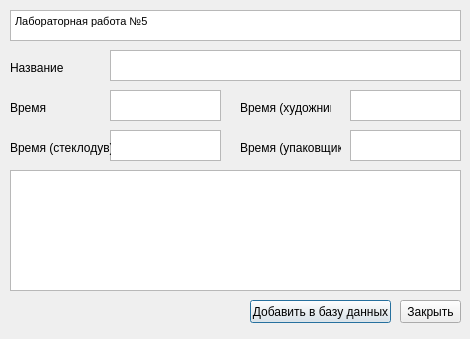
<?xml version="1.0" encoding="UTF-8"?>
<ui version="4.0">
 <class>Dialog</class>
 <widget class="QDialog" name="Dialog">
  <property name="geometry">
   <rect>
    <x>0</x>
    <y>0</y>
    <width>470</width>
    <height>339</height>
   </rect>
  </property>
  <property name="windowTitle">
   <string>Dialog</string>
  </property>
  <widget class="QTextEdit" name="textEdit">
   <property name="geometry">
    <rect>
     <x>10</x>
     <y>10</y>
     <width>451</width>
     <height>31</height>
    </rect>
   </property>
   <property name="html">
    <string>&lt;!DOCTYPE HTML PUBLIC &quot;-//W3C//DTD HTML 4.0//EN&quot; &quot;http://www.w3.org/TR/REC-html40/strict.dtd&quot;&gt;
&lt;html&gt;&lt;head&gt;&lt;meta name=&quot;qrichtext&quot; content=&quot;1&quot; /&gt;&lt;style type=&quot;text/css&quot;&gt;
p, li { white-space: pre-wrap; }
&lt;/style&gt;&lt;/head&gt;&lt;body style=&quot; font-family:'MS Shell Dlg 2'; font-size:8.25pt; font-weight:400; font-style:normal;&quot;&gt;
&lt;p style=&quot; margin-top:0px; margin-bottom:0px; margin-left:0px; margin-right:0px; -qt-block-indent:0; text-indent:0px;&quot;&gt;Лабораторная работа №5&lt;/p&gt;&lt;/body&gt;&lt;/html&gt;</string>
   </property>
  </widget>
  <widget class="QTextEdit" name="textEdit_3">
   <property name="geometry">
    <rect>
     <x>110</x>
     <y>90</y>
     <width>111</width>
     <height>31</height>
    </rect>
   </property>
  </widget>
  <widget class="QTextEdit" name="textEdit_4">
   <property name="geometry">
    <rect>
     <x>110</x>
     <y>130</y>
     <width>111</width>
     <height>31</height>
    </rect>
   </property>
  </widget>
  <widget class="QTextEdit" name="textEdit_5">
   <property name="geometry">
    <rect>
     <x>350</x>
     <y>90</y>
     <width>111</width>
     <height>31</height>
    </rect>
   </property>
  </widget>
  <widget class="QLabel" name="label">
   <property name="geometry">
    <rect>
     <x>10</x>
     <y>60</y>
     <width>131</width>
     <height>16</height>
    </rect>
   </property>
   <property name="text">
    <string>Название</string>
   </property>
  </widget>
  <widget class="QTextEdit" name="textEdit_7">
   <property name="geometry">
    <rect>
     <x>110</x>
     <y>50</y>
     <width>351</width>
     <height>31</height>
    </rect>
   </property>
  </widget>
  <widget class="QLabel" name="label_2">
   <property name="geometry">
    <rect>
     <x>10</x>
     <y>100</y>
     <width>71</width>
     <height>16</height>
    </rect>
   </property>
   <property name="text">
    <string>Время</string>
   </property>
  </widget>
  <widget class="QLabel" name="label_3">
   <property name="geometry">
    <rect>
     <x>10</x>
     <y>140</y>
     <width>101</width>
     <height>16</height>
    </rect>
   </property>
   <property name="text">
    <string>Время (стеклодув)</string>
   </property>
  </widget>
  <widget class="QLabel" name="label_4">
   <property name="geometry">
    <rect>
     <x>240</x>
     <y>100</y>
     <width>91</width>
     <height>16</height>
    </rect>
   </property>
   <property name="text">
    <string>Время (художник)</string>
   </property>
  </widget>
  <widget class="QPushButton" name="pushButton">
   <property name="geometry">
    <rect>
     <x>250</x>
     <y>300</y>
     <width>141</width>
     <height>23</height>
    </rect>
   </property>
   <property name="text">
    <string>Добавить в базу данных</string>
   </property>
  </widget>
  <widget class="QPushButton" name="pushButton_2">
   <property name="geometry">
    <rect>
     <x>400</x>
     <y>300</y>
     <width>61</width>
     <height>23</height>
    </rect>
   </property>
   <property name="text">
    <string>Закрыть</string>
   </property>
  </widget>
  <widget class="QTextEdit" name="textEdit_6">
   <property name="geometry">
    <rect>
     <x>350</x>
     <y>130</y>
     <width>111</width>
     <height>31</height>
    </rect>
   </property>
  </widget>
  <widget class="QLabel" name="label_5">
   <property name="geometry">
    <rect>
     <x>240</x>
     <y>140</y>
     <width>101</width>
     <height>16</height>
    </rect>
   </property>
   <property name="text">
    <string>Время (упаковщик)</string>
   </property>
  </widget>
  <widget class="QTableWidget" name="tableWidget">
   <property name="geometry">
    <rect>
     <x>10</x>
     <y>170</y>
     <width>451</width>
     <height>121</height>
    </rect>
   </property>
  </widget>
 </widget>
 <resources/>
 <connections/>
</ui>
